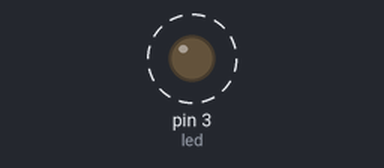
A sketch run on a simulated Arduino Uno, built with avr-gcc and run on an emulated ATmega328P. Shown: output pins drawn as LEDs (lit = HIGH). Dashed ring = blinking. What the sketch prints to the serial monitor is not drawn.

Above: at 0.5 s.
Timing chart, 0 to 4.6 s (numbered marks = the images above):
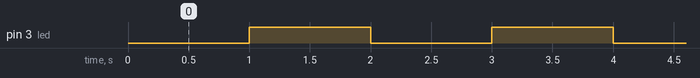

The sketch:

LED01.ino
```cpp
//blink 프로그램


const int led=3; //내장 led가 연결되어있다.
int state =0;
void setup() {
  Serial.begin(115200);
  Serial.print("state:");
  Serial.println(state);
  pinMode(led,OUTPUT);

}

void loop() {
  digitalWrite(led, state); //pulldown ON
  delay(1000);
  state= !state; //toggle
  Serial.print("state:");
  Serial.println(state);
}
```

Measured:
- by itself, pin 3 (led): alternates HIGH for 1.0 s and LOW for 1.0 s
